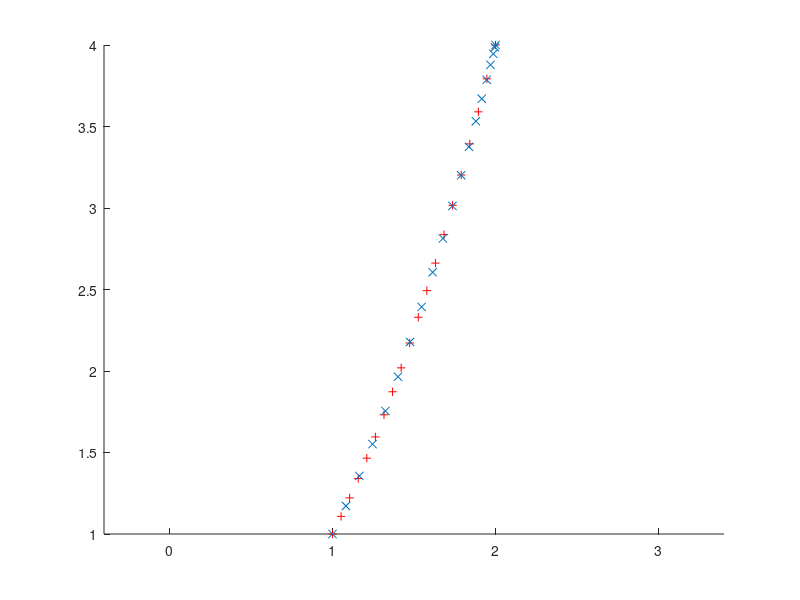

MATLAB code to generate this figure:

% mvc.m - scratch file for MVC problems

figure (1) ; clf ; hold on

t1 = linspace (1, 2, 20);
t2 = linspace (0, pi/2, 20);

plot (t1, t1 .* t1, 'r+');

x = 1 + sin (t2);
y = 1 + 2 * sin (t2) + (sin (t2)) .^ 2;
plot (x, y, 'x');

axis equal
